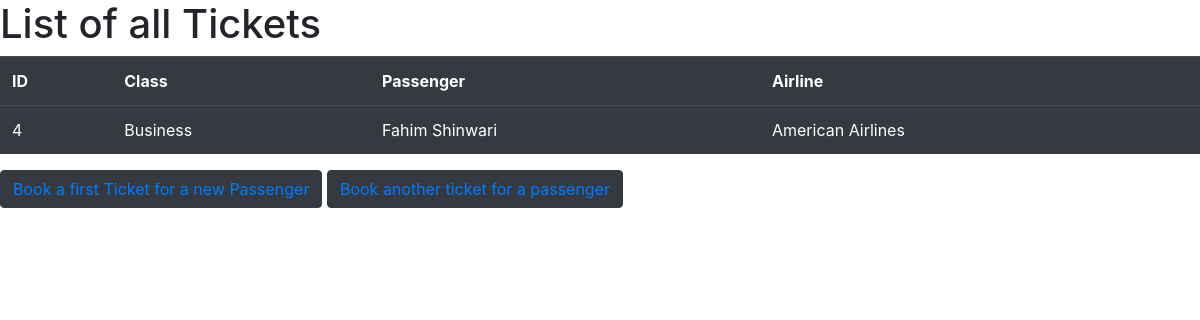
The app's page /ListOfTickets (signed in) with its own data.
### FlightsSystem/models.py (models this page shows, shortened)
class TicketsModel(models.Model):
    TicketClassesChoice = [('Economy', 'Economy Class'),
                           ('Business', 'Business Class'), ("VIP", 'VIP Class')]
    ticketType = models.CharField(max_length=30, choices=TicketClassesChoice)
    passenger = models.OneToOneField(
        PassengersModel, on_delete=models.CASCADE, related_name="ticket")
    airline = models.ForeignKey(
        AirlinesModel, on_delete=models.CASCADE, related_name="tickets")
    flight = models.OneToOneField(
        FlightModel, null=True, on_delete=models.CASCADE, related_name="ticket")

class PassengersModel(models.Model):
    first = models.CharField(max_length=10)
    last = models.CharField(max_length=20)
    passportCountry = models.CharField(max_length=30)
    passport_photo = models.ImageField(
        upload_to='images/', null=True, blank=True)
    flights = models.ManyToManyField(
        FlightModel, blank=True, related_name="passengers")

class AirlinesModel(models.Model):
    airlineName = models.CharField(max_length=30)
    flights = models.ForeignKey(
        FlightModel, on_delete=models.CASCADE, blank=True, null=True, related_name="airline")
    def __str__(self):
        return f"{self.airlineName}"

### FlightsSystem/views.py (the view, shortened to what this page needs)
@login_required(login_url='FlightsSystem:Login')
def ListofTickets(request):
    AllTickets = TicketsModel.objects.all()
    return render(request, "FlightsSystem/ListofTickets.html", {
        "allTickets": AllTickets,
        "AddTicketForm": AddaTicketForm()
    })

### FlightsSystem/templates/FlightsSystem/ListofTickets.html (shortened to what this page needs)
{% extends "FlightsSystem/layout.html" %} {% block body %}
<h1>List of all Tickets</h1>
<table class="table table-dark table-hover">
  <th>ID</th>
  <th>Class</th>
  <th>Passenger</th>
  <th>Airline</th>
  {% for aticket in allTickets%}
  <tr>
    <td>{{aticket.id}}</td>
    <td>{{aticket.ticketType}}</td>
    <td>{{aticket.passenger.first}} {{aticket.passenger.last}}</td>
    <td>{{aticket.airline}}</td>
    {% endfor%}
  </tr>
</table>
<button class="btn btn-dark" id="firstBookBTN">
  <a href="#bookform">Book a first Ticket for a new Passenger</a>
</button>
<button class="btn btn-dark" id="rebookBTN">
  <a href="#rebookform">Book another ticket for a passenger</a>
</button>
{% endblock body %}

### records on screen
TicketsModel: id "4", ticketType "Business", passenger.first "Fahim", passenger.last "Shinwari", airline "American Airlines"
